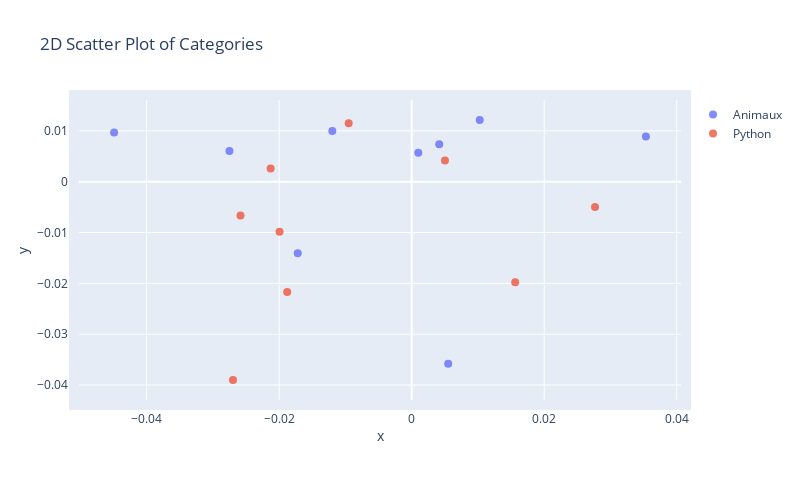

Source (notebook cell):
### Code cell
# Display the 2D scatter plot of Categories using Plotly
fig = go.Figure()

for i, cat in enumerate(categories):
    sub_matrix = np.array(df[df["categorie"] == cat]["question_embedding"].to_list())
    x = sub_matrix[:, 0] # first dimension of the embeddings
    y = sub_matrix[:, 1] # second dimension of the embeddings

    # get the question text for hover
    hover_text = df[df["categorie"] == cat]["question"]

    fig.add_trace(
        go.Scatter(
            x=x,
            y=y,
            mode="markers",
            marker=dict(size=8, color=i, colorscale="Viridis", opacity=0.8),
            name=cat,
            hovertext=hover_text,
            hoverinfo="text",
        )
    )

fig.update_layout(
    autosize=False,
    title="2D Scatter Plot of Categories",
    width=800,
    height=500,
    margin=dict(l=50, r=50, b=100, t=100, pad=10),
    xaxis=dict(title="x"),
    yaxis=dict(title="y"),
)

fig.show()

### Figure 1 — Plotly figure (JSON) as saved in the notebook; plotly's stock layout.template omitted (floating-point values rounded to 4 significant figures)
{"data": [{"hoverinfo": "text", "hovertext": ["Qu'est-ce que le python royal?", "Qu'est-ce qui est célèbre chez les pandas géants?", "Comment les pythons capturent-ils leur proie?", "Qu'est-ce que les pandas roux?", "Que mangent principalement les pandas?", "Quelle est la taille maximale qu'un python peut atteindre?", "Quels sont les prédateurs naturels du python royal?", "Quelle est la durée de gestation des pandas?", "Comment les pandas roux sont-ils adaptés à leur environnement?"], "marker": {"color": 0, "colorscale": [[0, "#440154"], [0.1111, "#482878"], [0.2222, "#3e4989"], [0.3333, "#31688e"], [0.4444, "#26828e"], [0.5556, "#1f9e89"], [0.6667, "#35b779"], [0.7778, "#6ece58"], [0.8889, "#b5de2b"], [1, "#fde725"]], "opacity": 0.8, "size": 8}, "mode": "markers", "name": "Animaux", "type": "scatter", "x": [0.004155, 0.01027, 0.03534, -0.04491, 0.0009964, -0.01198, 0.00551, -0.0275, -0.01719], "y": [0.007394, 0.01214, 0.008882, 0.009698, 0.005716, 0.009977, -0.0358, 0.006047, -0.01406]}, {"hoverinfo": "text", "hovertext": ["Qu'est-ce que Python?", "Pourquoi les développeurs utilisent-ils Python pour l'analyse de données?", "Quels sont les avantages de la syntaxe de Python pour les débutants en programmation?", "Dans quels domaines Python est-il utilisé?", "Quelles entreprises utilisent largement Python?", "Qu'est-ce qu'une liste en Python?", "Quelle est la différence entre Python 2 et Python 3?", "Quelles sont les principales caractéristiques de la programmation orientée objet en Python?", "Quels sont les frameworks web populaires utilisés avec Python?"], "marker": {"color": 1, "colorscale": [[0, "#440154"], [0.1111, "#482878"], [0.2222, "#3e4989"], [0.3333, "#31688e"], [0.4444, "#26828e"], [0.5556, "#1f9e89"], [0.6667, "#35b779"], [0.7778, "#6ece58"], [0.8889, "#b5de2b"], [1, "#fde725"]], "opacity": 0.8, "size": 8}, "mode": "markers", "name": "Python", "type": "scatter", "x": [-0.02583, -0.01879, 0.005018, -0.01994, -0.02129, 0.02767, 0.01562, -0.009509, -0.02697], "y": [-0.006637, -0.02172, 0.00418, -0.009845, 0.002577, -0.004984, -0.0198, 0.01149, -0.03901]}], "layout": {"autosize": false, "height": 500, "margin": {"b": 100, "l": 50, "pad": 10, "r": 50, "t": 100}, "title": {"text": "2D Scatter Plot of Categories"}, "width": 800, "xaxis": {"title": {"text": "x"}}, "yaxis": {"title": {"text": "y"}}}}
